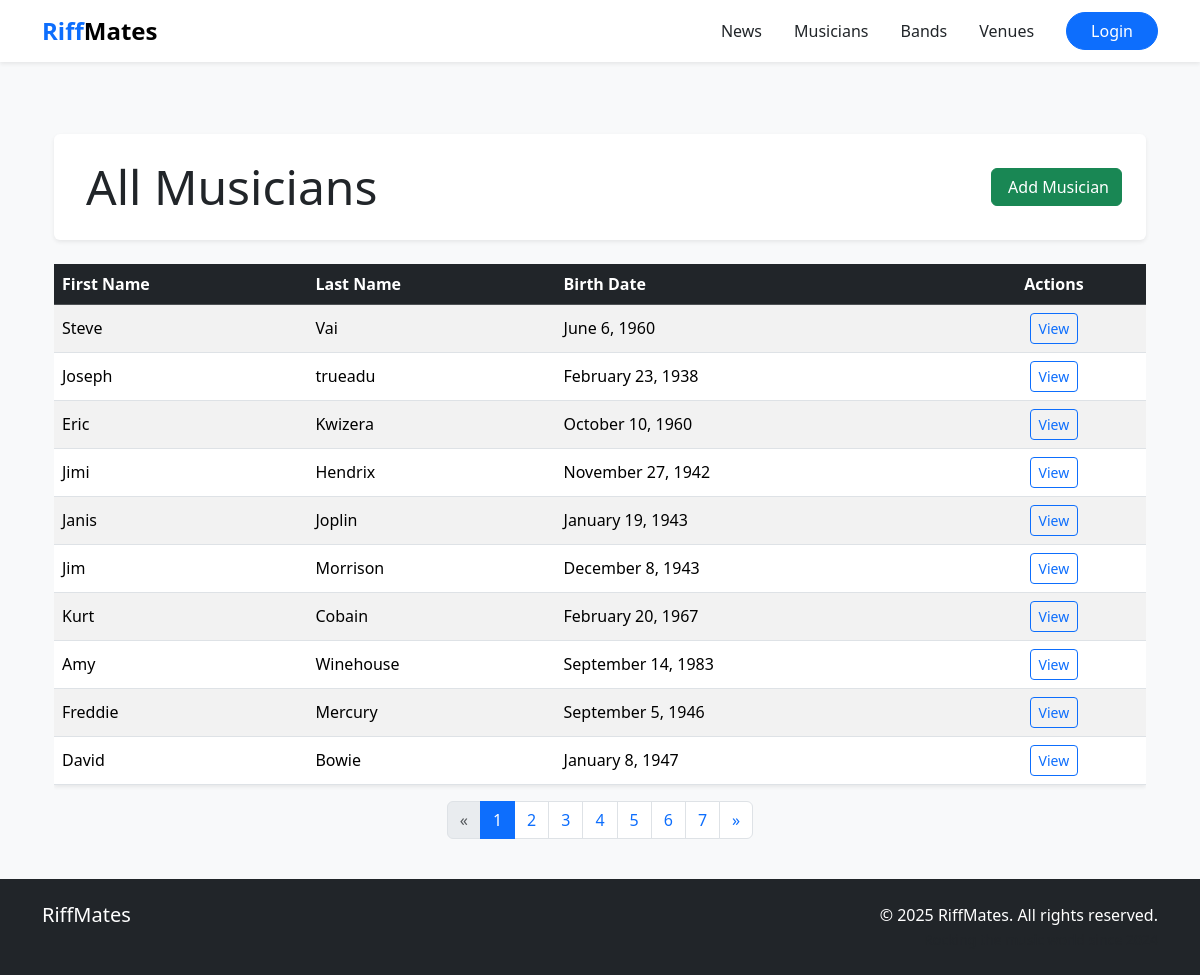
Page /band/musicians/ on the committed database.
### band/models.py (models this page shows, shortened)
class Musician(models.Model):
    first_name=models.CharField(max_length=50)
    last_name=models.CharField(max_length=50)
    birth=models.DateField()

### band/views.py (the view)
# urls.py: path('musicians/', bandViews.viewAllBands, name='musician_list'),
def viewAllBands(request):
    musicians_list = Musician.objects.all()
    paginator = Paginator(musicians_list, 10)
    page_number = request.GET.get('page')
    try:
        musicians = paginator.page(page_number)
    except PageNotAnInteger:
        musicians = paginator.page(1)
    except EmptyPage:
        musicians = paginator.page(paginator.num_pages)
    context = {'musicians': musicians}
    return render(request, 'all_bands.html', context)

### templates/all_bands.html (shortened to what this page needs)
{% extends "base.html" %} {% load static %}  {% block content %}
<div class="container mt-5">
  <div
    class="d-flex justify-content-between align-items-center bg-white p-4 shadow-sm rounded mb-4"
  >
    <h1 class="display-5 text-dark m-0">
      All Musicians
    </h1>
    <a href="" class="btn btn-success">
       Add Musician
    </a>
  </div>
  <div class="table-responsive">
    <table class="table table-hover table-striped shadow-sm align-middle">
      <thead class="table-dark">
        <tr>
          <th scope="col">First Name</th>
          <th scope="col">Last Name</th>
          <th scope="col">Birth Date</th>
          <th scope="col" class="text-center">Actions</th>
        </tr>
      </thead>
      <tbody>
        {% for musician in musicians %}
        <tr>
          <td>{{ musician.first_name }}</td>
          <td>{{ musician.last_name }}</td>
          <td>{{ musician.birth|date:"F j, Y" }}</td>
          <td class="text-center">
            <a
              href="{% url 'musician_detail' musician.id %}"
              class="btn btn-sm btn-outline-primary"
            >
               View
            </a>
          </td>
        </tr>
        {% endfor %}
      </tbody>
    </table>
  </div>
  {% if musicians.paginator.num_pages > 1 %}
  <nav aria-label="Page navigation">
    <ul class="pagination justify-content-center">
      {% if musicians.has_previous %}
      <li class="page-item">
        <a
          class="page-link"
          href="?page={{ musicians.previous_page_number }}"
          aria-label="Previous"
        >
          <span aria-hidden="true">&laquo;</span>
        </a>
      </li>
      {% else %}
      <li class="page-item disabled">
        <span class="page-link" aria-hidden="true">&laquo;</span>
      </li>
      {% endif %} {% for num in musicians.paginator.page_range %}
      <li class="page-item {% if num == musicians.number %}active{% endif %}">
        <a class="page-link" href="?page={{ num }}">{{ num }}</a>
      </li>
      {% endfor %} {% if musicians.has_next %}
      <li class="page-item">
        <a
          class="page-link"
          href="?page={{ musicians.next_page_number }}"
          aria-label="Next"
        >
          <span aria-hidden="true">&raquo;</span>
        </a>
      </li>
      {% else %}
      <li class="page-item disabled">
        <span class="page-link" aria-hidden="true">&raquo;</span>
      </li>
      {% endif %}
    </ul>
  </nav>
  {% endif %}
</div>
{% endblock %}

### templates/base.html (shortened to what this page needs)
<!DOCTYPE html>
<html lang="en" class="h-100">
  <head>
    <link
      href="https://cdn.jsdelivr.net/npm/bootstrap@5.3.3/dist/css/bootstrap.min.css"
      rel="stylesheet"
    />
  </head>
  <body class="d-flex flex-column h-100 bg-light">
    {% block nav %}
    <nav class="navbar navbar-expand-lg navbar-light bg-white shadow-sm">
      <div class="container">
        <a class="navbar-brand fw-bold fs-4" href="{% url 'home' %}">
          <span class="text-primary">Riff</span>Mates
        </a>
        <div class="collapse navbar-collapse" id="mainNav">
          <div class="navbar-nav ms-auto align-items-center">
            <a
              href="{% url 'news' %}"
              class="nav-link text-dark mx-2 py-2 nav-link-hover {% if request.path == '/news/' %}active fw-bold{% endif %}"
            >
              News
            </a>
            <a
              href="{% url 'musician_list' %}"
              class="nav-link text-dark mx-2 py-2 nav-link-hover {% if request.path == '/musicians/' %}active fw-bold{% endif %}"
            >
              Musicians
            </a>
            <a
              href="{% url 'band_list' %}"
              class="nav-link text-dark mx-2 py-2 nav-link-hover {% if request.path == '/bands/' %}active fw-bold{% endif %}"
            >
              Bands
            </a>
            <a
              href="{% url 'venue_list' %}"
              class="nav-link text-dark mx-2 py-2 nav-link-hover {% if request.path == '/venues/' %}active fw-bold{% endif %}"
            >
              Venues
            </a>
            <div class="nav-item dropdown ms-3">
              {% if user.is_authenticated %}
                <a
                  class="nav-link dropdown-toggle d-flex align-items-center"
                  href="#"
                  role="button"
                  data-bs-toggle="dropdown"
                  aria-expanded="false"
                >
                  <span class="badge bg-primary rounded-pill me-2">
                    {{ user.username|first|upper }}
                  </span>
                  {{ user.username }}
                </a>
                <ul class="dropdown-menu dropdown-menu-end">
                  <li><a class="dropdown-item" href="#">Profile</a></li>
                  <li><a class="dropdown-item" href="#">Settings</a></li>
                  <li><hr class="dropdown-divider"></li>
                  <li>
                    <form action="{% url 'logout' %}" method="post">
                      {% csrf_token %}
                      <button type="submit" class="dropdown-item text-danger">
                        Log Out
                      </button>
                    </form>
                  </li>
                </ul>
              {% else %}
                <a
                  href="{% url 'login' %}"
                  class="btn btn-primary px-4 rounded-pill"
                >
                  Login
                </a>
              {% endif %}
            </div>
          </div>
        </div>
      </div>
    </nav>
    {% endblock nav %}
    <main class="flex-shrink-0 my-4">
      <div class="container">
        {% block content %}{% endblock content %}
      </div>
    </main>
    {% block footer %}
    <footer class="footer mt-auto py-4 bg-dark text-white">
      <div class="container">
        <div class="row">
          <div class="col-md-6 text-center text-md-start">
            <h5 class="mb-3">RiffMates</h5>
          </div>
          <div class="col-md-6 mt-4 mt-md-0 text-center text-md-end">
            <p class="mb-0">
              &copy; {{ year|default:"2025" }} RiffMates. All rights reserved.<br>
              <small class="text-muted">Rocking the music world since 2024</small>
            </p>
          </div>
        </div>
      </div>
    </footer>
    {% endblock footer %}
  </body>
</html>

### rows in the picture
Musician: first_name "Steve", last_name "Vai", birth "June 6, 1960"
Musician: first_name "Joseph", last_name "trueadu", birth "February 23, 1938"
Musician: first_name "Eric", last_name "Kwizera", birth "October 10, 1960"
Musician: first_name "Jimi", last_name "Hendrix", birth "November 27, 1942"
Musician: first_name "Janis", last_name "Joplin", birth "January 19, 1943"
Musician: first_name "Jim", last_name "Morrison", birth "December 8, 1943"
Musician: first_name "Kurt", last_name "Cobain", birth "February 20, 1967"
Musician: first_name "Amy", last_name "Winehouse", birth "September 14, 1983"
Musician: first_name "Freddie", last_name "Mercury", birth "September 5, 1946"
Musician: first_name "David", last_name "Bowie", birth "January 8, 1947"

### other values in the picture
{{ num }} "1" "2" "3" "4" "5" "6" "7"
{{ year|default:"2025" }} "2025"
